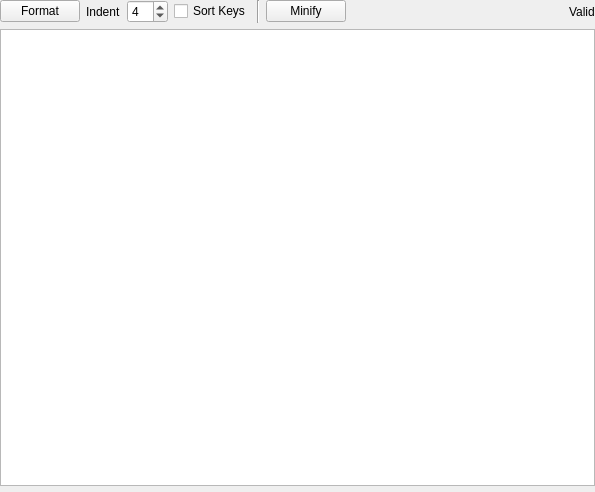
<?xml version="1.0" encoding="UTF-8"?>
<ui version="4.0">
 <class>JsonViewerWidget</class>
 <widget class="QWidget" name="JsonViewerWidget">
  <property name="geometry">
   <rect>
    <x>0</x>
    <y>0</y>
    <width>595</width>
    <height>492</height>
   </rect>
  </property>
  <property name="windowTitle">
   <string>Form</string>
  </property>
  <layout class="QVBoxLayout" name="verticalLayout">
   <property name="leftMargin">
    <number>0</number>
   </property>
   <property name="topMargin">
    <number>0</number>
   </property>
   <property name="rightMargin">
    <number>0</number>
   </property>
   <property name="bottomMargin">
    <number>0</number>
   </property>
   <item>
    <widget class="QFrame" name="frame">
     <property name="frameShape">
      <enum>QFrame::NoFrame</enum>
     </property>
     <property name="frameShadow">
      <enum>QFrame::Raised</enum>
     </property>
     <property name="lineWidth">
      <number>0</number>
     </property>
     <layout class="QHBoxLayout" name="horizontalLayout">
      <property name="leftMargin">
       <number>0</number>
      </property>
      <property name="topMargin">
       <number>0</number>
      </property>
      <property name="rightMargin">
       <number>0</number>
      </property>
      <property name="bottomMargin">
       <number>0</number>
      </property>
      <item>
       <widget class="QPushButton" name="btn_format_json">
        <property name="text">
         <string>Format</string>
        </property>
       </widget>
      </item>
      <item>
       <widget class="QLabel" name="label">
        <property name="text">
         <string>Indent</string>
        </property>
       </widget>
      </item>
      <item>
       <widget class="QSpinBox" name="val_indent_level">
        <property name="value">
         <number>4</number>
        </property>
       </widget>
      </item>
      <item>
       <widget class="QCheckBox" name="chk_sort_keys">
        <property name="text">
         <string>Sort Keys</string>
        </property>
       </widget>
      </item>
      <item>
       <widget class="Line" name="line">
        <property name="orientation">
         <enum>Qt::Vertical</enum>
        </property>
       </widget>
      </item>
      <item>
       <widget class="QPushButton" name="btn_minify_json">
        <property name="text">
         <string>Minify</string>
        </property>
       </widget>
      </item>
      <item>
       <spacer name="horizontalSpacer">
        <property name="orientation">
         <enum>Qt::Horizontal</enum>
        </property>
        <property name="sizeHint" stdset="0">
         <size>
          <width>40</width>
          <height>20</height>
         </size>
        </property>
       </spacer>
      </item>
      <item>
       <widget class="QLabel" name="lbl_json_valid">
        <property name="text">
         <string>Valid</string>
        </property>
       </widget>
      </item>
     </layout>
    </widget>
   </item>
   <item>
    <widget class="QPlainTextEdit" name="txt_json">
     <property name="plainText">
      <string/>
     </property>
     <property name="placeholderText">
      <string>Paste JSON here ...</string>
     </property>
    </widget>
   </item>
   <item>
    <widget class="QFrame" name="frame_2">
     <property name="frameShape">
      <enum>QFrame::NoFrame</enum>
     </property>
     <property name="frameShadow">
      <enum>QFrame::Raised</enum>
     </property>
     <property name="lineWidth">
      <number>0</number>
     </property>
     <layout class="QHBoxLayout" name="horizontalLayout_2">
      <property name="leftMargin">
       <number>0</number>
      </property>
      <property name="topMargin">
       <number>0</number>
      </property>
      <property name="rightMargin">
       <number>0</number>
      </property>
      <property name="bottomMargin">
       <number>0</number>
      </property>
     </layout>
    </widget>
   </item>
  </layout>
 </widget>
 <resources/>
 <connections/>
</ui>
